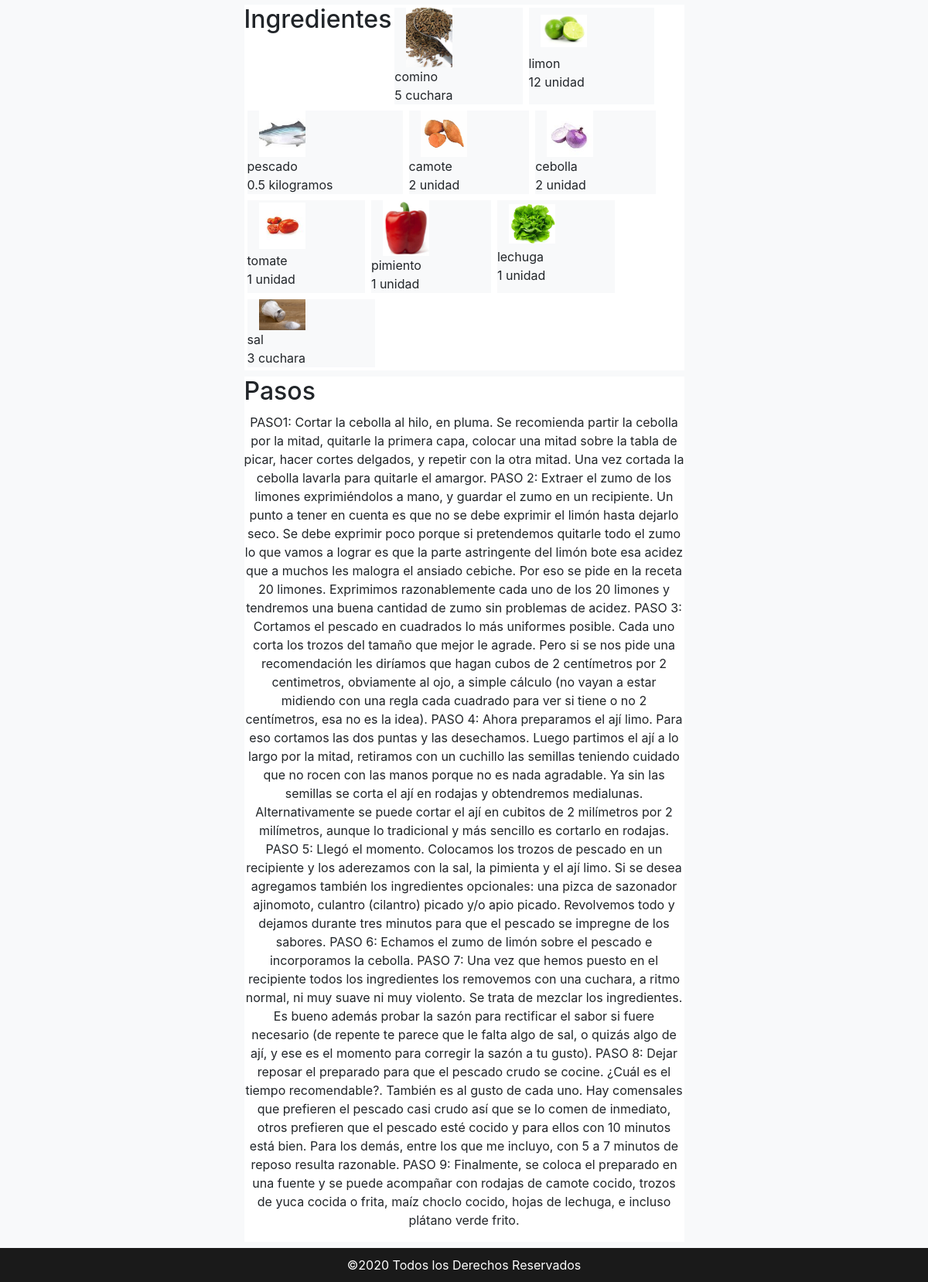
Page /visualizar_receta.php?IdPlato=1 (lower part) on the earlier database version.
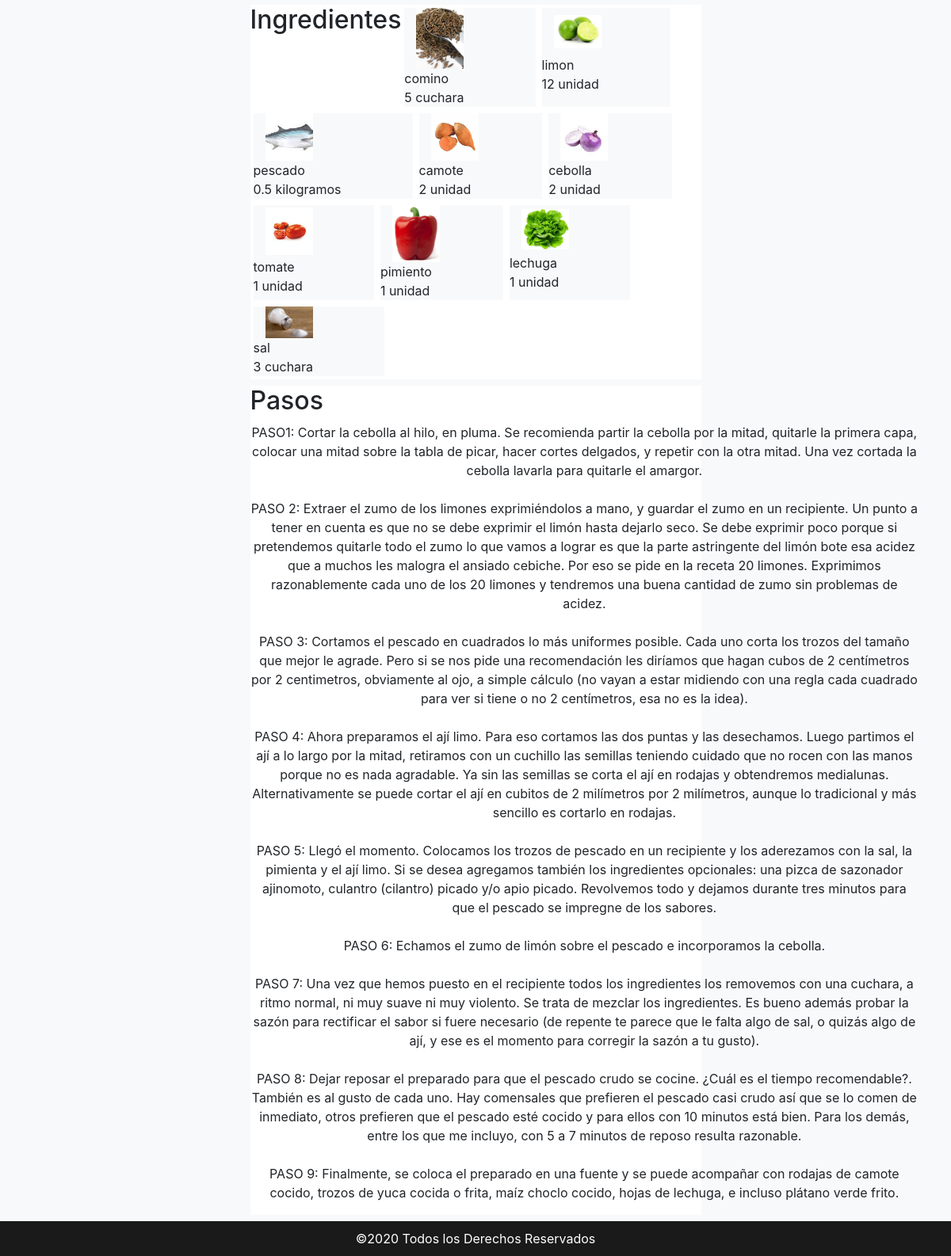
Same page on the later database version.
### tables this page shows
CREATE TABLE `plato` (
  `IdPlato` int(11) NOT NULL,
  `NombrePlato` varchar(50) NOT NULL,
  `Descripción` text NOT NULL,
  `Duracion` int(11) NOT NULL,
  `Dificultad` varchar(20) NOT NULL,
  `Foto` varchar(600) NOT NULL,
  `Pasos` longtext NOT NULL,
  `IdCategoria` int(11) NOT NULL
);

### visualizar_receta.php (the view, shortened to what this page needs)
<?php
    include 'partes/conexion.php';
    $idPlato= $_GET["IdPlato"];
    $sentencia_plato = "SELECT * FROM plato where IdPlato = $idPlato";
    $sentencia=$db->query($sentencia_plato);
    $plato= $sentencia->fetch();
    $sentencia_ingrediente = "SELECT i.foto, i.nombre, pli.cantidad, i.tipo FROM Ingrediente i
    JOIN  platoingrediente pli
    ON i.idingrediente = pli.idingrediente JOIN plato p ON p.IdPlato = pli.IdPlato where pli.IdPlato=$idPlato ";
    $sentencia_i=$db->query($sentencia_ingrediente);
    $ingrediente= $sentencia_i->fetchAll();
?>
<!DOCTYPE html>
<html lang="en">
<head>
    <link rel="stylesheet" href="hojaestilo/estilodepagina.css">
    <link rel="stylesheet" href="node_modules/bootstrap/dist/css/bootstrap.min.css">
    <link rel="stylesheet" href="https://cdn.jsdelivr.net/npm/bootstrap@4.5.3/dist/css/bootstrap.min.css">
</head>
<body>
    <div class="row justify-content-center bg-light">
      <div class="col-6">
        <div class="row fs-3 m-2 bg-white">
          <h2 class="text-center">Ingredientes</h2>
          <?php foreach($ingrediente as $i){ ?>
            <div class="row m-1 bg-light">
              <div class="col-1 align-self-center">
                <img style="width:60px" src="<?php echo $i["foto"];?>" alt="">
              </div>
              <div class="col-11 fs-5">
                <div class="row fw-bolder"><?php echo $i["nombre"];?></div>
                <div class="row fs-6">
                  <?php echo $i["cantidad"];?>
                  <?php echo $i["tipo"];?>
                </div>
              </div>
            </div>
          <?php } ?>
        </div>
        <div class="row fs-3 m-2 bg-white">
          <h2 class="text-center">Pasos</h2>
          <p class="text-center fs-5"><?php echo $plato["Pasos"];?></p>
        </div>
      </div>
    </div>
    <?php include 'partes/footer.php'?>
</body>
</html>

Differences in the rows shown:
changed plato: Pasos "…para quitarle el amargor. PASO 2: Extraer el zumo de los limones exprimiéndolos a mano, y guardar el zumo en un recipiente. Un punto a tener en cuenta es que no se debe exprimir el limón hasta dejarlo seco. Se debe exprimir poco porque si pretendemos quitarle todo el zumo lo que vamos a lograr es que la parte astringente del limón bote esa acidez que a muchos les malogra el ansiado cebiche. Por eso se pide en la receta 20 limones. Exprimimos razonablemente cada uno de los 20 limones y tendremos una buena cantidad de zumo sin problemas de acidez. PASO 3: Cortamos el pescado en cuadrados lo más uniformes posible. Cada uno corta los trozos del tamaño que mejor le agrade. Pero si se nos pide…" → "…para quitarle el amargor. ⠀⠀⠀⠀⠀⠀⠀⠀⠀⠀⠀⠀⠀⠀⠀⠀⠀⠀⠀⠀⠀⠀⠀⠀⠀⠀⠀⠀⠀⠀⠀⠀⠀⠀⠀⠀⠀⠀⠀⠀⠀⠀⠀⠀⠀⠀⠀⠀⠀⠀⠀⠀⠀⠀⠀⠀⠀⠀⠀⠀⠀⠀⠀⠀⠀⠀⠀⠀⠀⠀⠀⠀ PASO 2: Extraer el zumo de los limones exprimiéndolos a mano, y guardar el zumo en un recipiente. Un punto a tener en cuenta es que no se debe exprimir el limón hasta dejarlo seco. Se debe exprimir poco porque si pretendemos quitarle todo el zumo lo que vamos a lograr es que la parte astringente del limón bote esa acidez que a muchos les malogra el ansiado cebiche. Por eso se pide en la receta 20 limones. Exprimimos razonablemente cada uno de los 20 limones y tendremos una buena cantidad de zumo sin problemas de acidez. ⠀⠀⠀⠀⠀⠀⠀⠀⠀⠀⠀⠀⠀⠀⠀⠀⠀⠀⠀⠀⠀⠀⠀⠀⠀⠀⠀⠀⠀⠀⠀⠀⠀⠀⠀⠀⠀⠀⠀⠀⠀⠀⠀⠀⠀⠀⠀⠀⠀⠀⠀⠀⠀⠀⠀⠀⠀⠀⠀⠀⠀⠀⠀⠀⠀⠀⠀⠀⠀⠀⠀⠀…"
